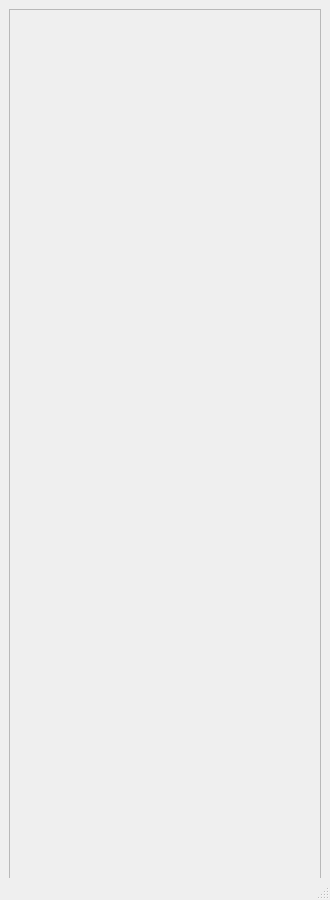
<?xml version="1.0" encoding="UTF-8"?>
<ui version="4.0">
 <class>CorePageWindow</class>
 <widget class="QMainWindow" name="CorePageWindow">
  <property name="geometry">
   <rect>
    <x>0</x>
    <y>0</y>
    <width>330</width>
    <height>900</height>
   </rect>
  </property>
  <property name="minimumSize">
   <size>
    <width>320</width>
    <height>600</height>
   </size>
  </property>
  <property name="maximumSize">
   <size>
    <width>520</width>
    <height>900</height>
   </size>
  </property>
  <property name="sizeIncrement">
   <size>
    <width>0</width>
    <height>0</height>
   </size>
  </property>
  <property name="baseSize">
   <size>
    <width>330</width>
    <height>900</height>
   </size>
  </property>
  <property name="windowTitle">
   <string>MainWindow</string>
  </property>
  <property name="windowIcon">
   <iconset resource="../resources/staics.qrc">
    <normaloff>:/img/logo.png</normaloff>
    <normalon>:/img/logo.png</normalon>:/img/logo.png</iconset>
  </property>
  <widget class="QWidget" name="centralwidget">
   <property name="minimumSize">
    <size>
     <width>0</width>
     <height>0</height>
    </size>
   </property>
   <property name="maximumSize">
    <size>
     <width>520</width>
     <height>900</height>
    </size>
   </property>
   <property name="sizeIncrement">
    <size>
     <width>0</width>
     <height>0</height>
    </size>
   </property>
   <property name="baseSize">
    <size>
     <width>330</width>
     <height>900</height>
    </size>
   </property>
   <widget class="QFrame" name="content_core_frame">
    <property name="geometry">
     <rect>
      <x>9</x>
      <y>9</y>
      <width>312</width>
      <height>900</height>
     </rect>
    </property>
    <property name="sizePolicy">
     <sizepolicy hsizetype="Preferred" vsizetype="Preferred">
      <horstretch>0</horstretch>
      <verstretch>0</verstretch>
     </sizepolicy>
    </property>
    <property name="minimumSize">
     <size>
      <width>0</width>
      <height>0</height>
     </size>
    </property>
    <property name="maximumSize">
     <size>
      <width>2121</width>
      <height>21212</height>
     </size>
    </property>
    <property name="sizeIncrement">
     <size>
      <width>0</width>
      <height>0</height>
     </size>
    </property>
    <property name="baseSize">
     <size>
      <width>15513</width>
      <height>24069</height>
     </size>
    </property>
    <property name="frameShape">
     <enum>QFrame::StyledPanel</enum>
    </property>
    <property name="frameShadow">
     <enum>QFrame::Raised</enum>
    </property>
    <widget class="drag_win_widget" name="list_top" native="true">
     <property name="enabled">
      <bool>true</bool>
     </property>
     <property name="geometry">
      <rect>
       <x>0</x>
       <y>0</y>
       <width>312</width>
       <height>180</height>
      </rect>
     </property>
     <property name="sizePolicy">
      <sizepolicy hsizetype="Maximum" vsizetype="Maximum">
       <horstretch>0</horstretch>
       <verstretch>0</verstretch>
      </sizepolicy>
     </property>
     <property name="minimumSize">
      <size>
       <width>0</width>
       <height>0</height>
      </size>
     </property>
     <property name="maximumSize">
      <size>
       <width>43434</width>
       <height>43434</height>
      </size>
     </property>
     <property name="sizeIncrement">
      <size>
       <width>0</width>
       <height>0</height>
      </size>
     </property>
     <property name="baseSize">
      <size>
       <width>330</width>
       <height>180</height>
      </size>
     </property>
     <property name="cursor">
      <cursorShape>SizeAllCursor</cursorShape>
     </property>
     <property name="layoutDirection">
      <enum>Qt::LeftToRight</enum>
     </property>
     <property name="styleSheet">
      <string notr="true"/>
     </property>
    </widget>
    <widget class="QWidget" name="list_content" native="true">
     <property name="geometry">
      <rect>
       <x>0</x>
       <y>180</y>
       <width>312</width>
       <height>680</height>
      </rect>
     </property>
     <widget class="QScrollArea" name="list_scroll">
      <property name="geometry">
       <rect>
        <x>1</x>
        <y>1</y>
        <width>310</width>
        <height>680</height>
       </rect>
      </property>
      <property name="sizePolicy">
       <sizepolicy hsizetype="Preferred" vsizetype="Preferred">
        <horstretch>0</horstretch>
        <verstretch>0</verstretch>
       </sizepolicy>
      </property>
      <property name="frameShape">
       <enum>QFrame::NoFrame</enum>
      </property>
      <property name="lineWidth">
       <number>0</number>
      </property>
      <property name="widgetResizable">
       <bool>true</bool>
      </property>
      <property name="alignment">
       <set>Qt::AlignHCenter|Qt::AlignTop</set>
      </property>
      <widget class="QWidget" name="scrollAreaWidgetContents">
       <property name="geometry">
        <rect>
         <x>0</x>
         <y>0</y>
         <width>310</width>
         <height>680</height>
        </rect>
       </property>
      </widget>
     </widget>
    </widget>
   </widget>
  </widget>
  <widget class="QStatusBar" name="statusBar">
   <property name="sizePolicy">
    <sizepolicy hsizetype="Preferred" vsizetype="Preferred">
     <horstretch>0</horstretch>
     <verstretch>0</verstretch>
    </sizepolicy>
   </property>
   <property name="baseSize">
    <size>
     <width>300</width>
     <height>22</height>
    </size>
   </property>
  </widget>
 </widget>
 <customwidgets>
  <customwidget>
   <class>drag_win_widget</class>
   <extends>QWidget</extends>
   <header location="global">components/drag_win_widget.h</header>
   <container>1</container>
  </customwidget>
 </customwidgets>
 <resources>
  <include location="../resources/staics.qrc"/>
 </resources>
 <connections/>
</ui>
